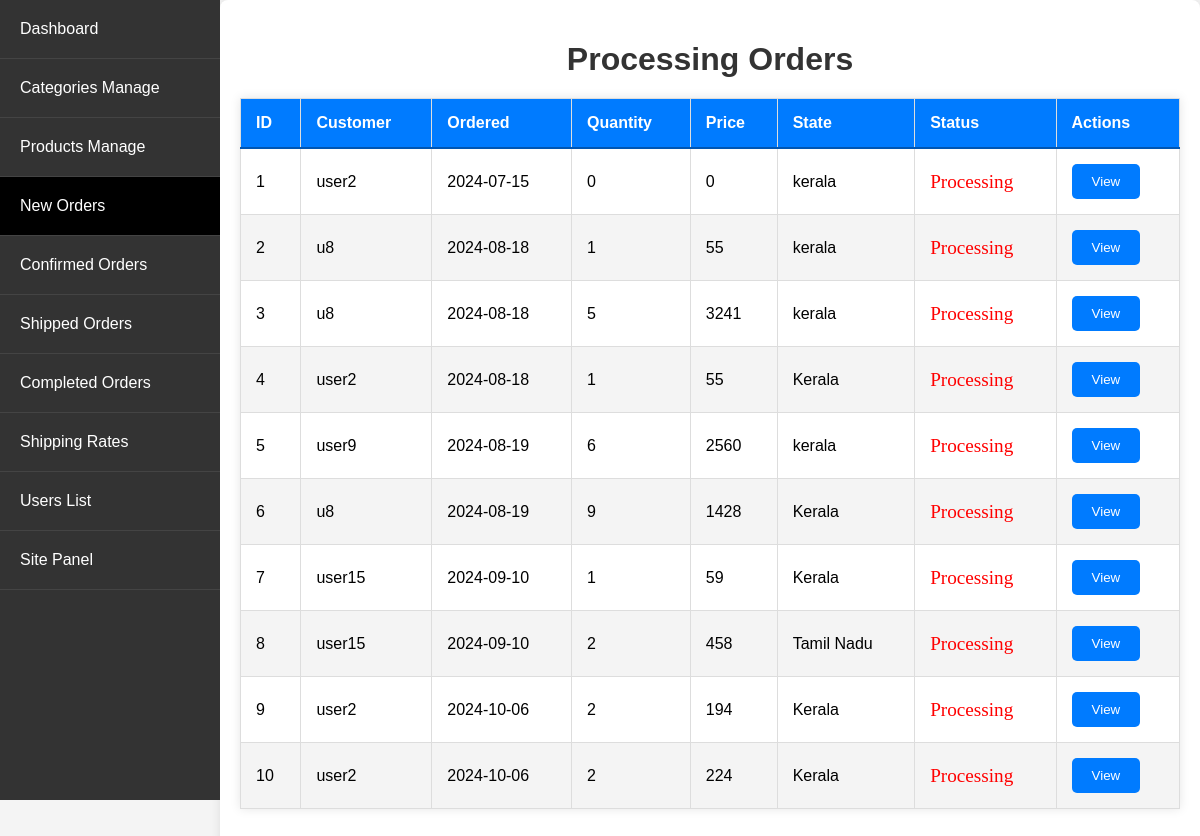
The app's page /admin_app/admin_app/orders/processing/ (signed in), older data.
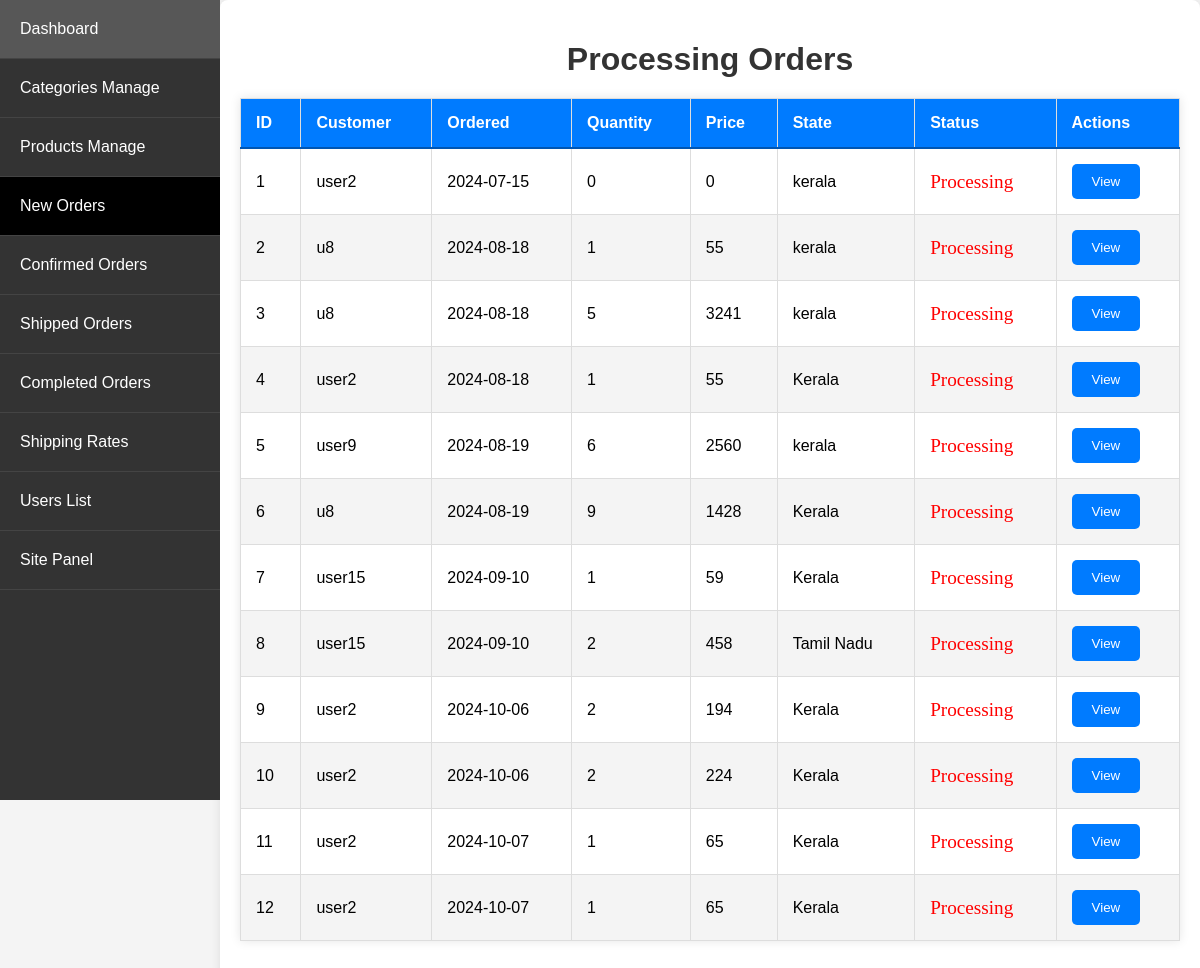
The same page, newer data.
### store/models.py (models this page shows, shortened)
class Order(models.Model):
    STATUS_CHOICES = [
        ('Processing', 'Processing'),
        ('Confirmed', 'Confirmed'),
        ('Shipped', 'Shipped'),
        ('Delivered', 'Delivered')
    ]
    customer = models.ForeignKey(Customer, on_delete=models.SET_NULL, null=True, blank=True)
    date_ordered = models.DateTimeField(auto_now_add=True)
    complete = models.BooleanField(default=False)
    razorpay_payment_id = models.CharField(max_length=100, unique=True, null=True, blank=True)
    order_id = models.CharField(max_length=100, unique=True, default=uuid.uuid4, editable=False)
    razorpay_order_id = models.CharField(max_length=100, null=True, blank=True)
    razorpay_signature = models.CharField(max_length=256, null=True, blank=True)
    status = models.CharField(max_length=20, choices=STATUS_CHOICES, default='Processing')
    processing_time = models.DateTimeField(null=True, blank=True)
    confirmed_time = models.DateTimeField(null=True, blank=True)
    shipped_time = models.DateTimeField(null=True, blank=True)
    delivered_time = models.DateTimeField(null=True, blank=True)
    @property
    def get_cart_total(self):
        orderitems = self.orderitem_set.all()
        total = sum([item.get_total for item in orderitems])
        return total
    @property
    def get_cart_items(self):
        orderitems = self.orderitem_set.all()
        total = sum([item.quantity for item in orderitems])
        return total

class Customer(models.Model):
    user = models.OneToOneField(User, on_delete=models.CASCADE)
    name = models.CharField(max_length=200, null=True)
    contact_number = models.CharField(max_length=12, unique=True, null=True)

class OrderItem(models.Model):
    product = models.ForeignKey(Product, on_delete=models.SET_NULL, null=True)
    order = models.ForeignKey(Order, on_delete=models.SET_NULL, null=True)
    quantity = models.IntegerField(default=0, null=True, blank=True)
    date_added = models.DateTimeField(auto_now_add=True)
    price_at_purchase = models.DecimalField(max_digits=7, decimal_places=0, null=True, blank=True)
    @property
    def get_total(self):
        if self.price_at_purchase is None:
            self.price_at_purchase = self.product.new_price
        return self.price_at_purchase * self.quantity

class ShippingAddress(models.Model):
    customer = models.ForeignKey(Customer, on_delete=models.SET_NULL, null=True)
    order = models.ForeignKey(Order, on_delete=models.SET_NULL, null=True)
    number = models.CharField(max_length=12, null=False, blank=False)
    whatsapp = models.CharField(max_length=12, null=False, blank=False)
    address = models.CharField(max_length=200, null=False)
    city = models.CharField(max_length=200, null=False)
    state = models.CharField(max_length=200, null=False)
    zipcode = models.CharField(max_length=200, null=False)
    date_added = models.DateTimeField(auto_now_add=True)
    Shipping_cost = models.DecimalField(max_digits=7, blank=False, decimal_places=0)

### admin_app/views.py (the view)
# urls.py: path('admin_app/orders/processing/', views.processing_orders, name='processing_orders'),
@login_required
@user_passes_test(is_admin)
def processing_orders(request):
    orders = Order.objects.filter(complete=True, status='Processing')
    return render_order_list(request, orders, 'Processing Orders', 'admin_app/order_list.html')

### admin_app/views.py (called while the page is built)
def is_admin(user):
    return user.is_superuser

def render_order_list(request, orders, title, template):
    orders_with_details = []
    for order in orders:
        shipping_address = ShippingAddress.objects.filter(order=order).first()
        total_quantity = OrderItem.objects.filter(order=order).aggregate(Sum('quantity'))['quantity__sum']
        orders_with_details.append({
            'order': order,
            'state': shipping_address.state if shipping_address else 'N/A',
            'total_quantity': total_quantity or 0
        })
    return render(request, template, {'orders_with_details': orders_with_details, 'title': title})

### store/context_processors.py (called while the page is built)
def menu_link(request): # this function don't wanna call to work, it's defined in setting to work
    links_list = Category.objects.annotate(
        num_products=Count('product', filter=Q(product__active=True, product__stock__gt=0))
    ).filter(num_products__gt=0).order_by('priority', 'name')  # Add an order_by clause here
    paginator3 = Paginator(links_list, 8)
    try:
        page = int(request.GET.get('page', '1'))
    except:
        page = 1
    try:
        links = paginator3.page(page)
    except (InvalidPage, EmptyPage):
        links = paginator3.page(paginator3.num_pages)
    return dict(links=links)

def cart_data(request):
    data = cartData(request)
    cartItems = data['cartItems']
    return {'cartItems': cartItems}

def wishlist_count(request):
    if request.user.is_authenticated:
        wishlist_count = Wishlist.objects.filter(user=request.user).count()
    else:
        cookie_data = cookieWishlist(request)
        wishlist_count = cookie_data['wishlist_count']
    return {'wishlist_count': wishlist_count}

### store/utils.py (called while the page is built)
def cartData(request):
    if request.user.is_authenticated:
        customer = request.user.customer
        order, created = Order.objects.get_or_create(customer=customer, complete=False)
        items = order.orderitem_set.all()
        cartItems = order.get_cart_items
        total_price_difference = sum((item.product.old_price - item.product.new_price if item.product.old_price else 0) * item.quantity for item in items)
    else:
        cookieData = cookieCart(request)
        cartItems = cookieData['cartItems']
        order = cookieData['order']
        items = cookieData['items']
        total_price_difference = cookieData['total_price_difference']
    return {'cartItems': cartItems, 'order': order, 'items': items, 'total_price_difference': total_price_difference}

### admin_app/templates/admin_app/order_list.html (shortened to what this page needs)
{% extends 'admin_app/base_admin.html' %}
{% block content %}
<h1>{{ title }}</h1>
<table>
    <thead>
        <tr>
            <th>ID</th>
            <th>Customer</th>
            <th>Ordered</th>
            <th>Quantity</th>
            <th>Price</th>
            <th>State</th>
            <th>Status</th>
            <th>Actions</th>
        </tr>
    </thead>
    <tbody>
        {% for order_detail in orders_with_details %}
        <tr>
            <td>{{ forloop.counter }}</td>
            <td>{{ order_detail.order.customer.name }}</td>
            <td>{{ order_detail.order.date_ordered|date:"Y-m-d" }}</td>
            <td>{{ order_detail.total_quantity }}</td>
            <td>{{ order_detail.order.get_cart_total }}</td>
            <td>{{ order_detail.state }}</td>
            <td class="{% if order_detail.order.status == 'Processing' %}
                            status-processing
                        {% elif order_detail.order.status == 'Confirmed' %}
                            status-confirmed
                        {% elif order_detail.order.status == 'Shipped' %}
                            status-shipped
                        {% elif order_detail.order.status == 'Delivered' %}
                            status-delivered
                        {% endif %} status">
                {{ order_detail.order.status }}
            </td>
            <td>
                <a href="{% url 'admin_app:order_view' order_detail.order.pk %}">
                    <button type="button" class="btn btn-primary">View</button>
                </a>
            </td>
        </tr>
        {% endfor %}
    </tbody>
</table>
{% endblock %}

### admin_app/templates/admin_app/base_admin.html (shortened to what this page needs)
{% load static %}
<!DOCTYPE html>
<html lang="en">
<head>
    <link rel="stylesheet" href="{% static 'CSS/admin_dashboard.css' %}">
</head>
<body>
    <div class="wrapper">
        <ul class="sidebar">
            <li style="padding: 0px;" class="{% if request.resolver_match.url_name == 'dashboard' %}active{% endif %}">
                <a style="padding: 20px;" href="{% url 'admin_app:dashboard' %}">Dashboard</a>
            </li>
            <li style="padding: 0px;" class="{% if request.resolver_match.url_name == 'category_list' %}active{% endif %}">
                <a style="padding: 20px;" href="{% url 'admin_app:category_list' %}">Categories Manage</a>
            </li>
            <li style="padding: 0px;" class="{% if request.resolver_match.url_name == 'product_list' %}active{% endif %}">
                <a style="padding: 20px;" href="{% url 'admin_app:product_list' %}">Products Manage</a>
            </li>
            <li style="padding: 0px;" class="{% if request.resolver_match.url_name == 'processing_orders' %}active{% endif %}">
                <a style="padding: 20px;" href="{% url 'admin_app:processing_orders' %}">New Orders</a>
            </li>
            <li style="padding: 0px;" class="{% if request.resolver_match.url_name == 'confirmed_orders' %}active{% endif %}">
                <a style="padding: 20px;" href="{% url 'admin_app:confirmed_orders' %}">Confirmed Orders</a>
            </li>
            <li style="padding: 0px;" class="{% if request.resolver_match.url_name == 'shipped_orders' %}active{% endif %}">
                <a style="padding: 20px;" href="{% url 'admin_app:shipped_orders' %}">Shipped Orders</a>
            </li>
            <li style="padding: 0px;" class="{% if request.resolver_match.url_name == 'completed_orders' %}active{% endif %}">
                <a style="padding: 20px;" href="{% url 'admin_app:completed_orders' %}">Completed Orders</a>
            </li>
            <li style="padding: 0px;" class="{% if request.resolver_match.url_name == 'shipping_rate_list' %}active{% endif %}">
                <a style="padding: 20px;" href="{% url 'admin_app:shipping_rate_list' %}">Shipping Rates</a>
            </li>
            <li style="padding: 0px;" class="{% if request.resolver_match.url_name == 'users_list' %}active{% endif %}">
                <a style="padding: 20px;" href="{% url 'admin_app:users_list' %}">Users List</a>
            </li>
            <li style="padding: 0px;">
                <a style="padding: 20px;" href="{% url 'store_app:allProdCat' %}">Site Panel</a>
            </li>
        </ul>
        <div class="container">
            {% block content %}
            {% endblock %}
        </div>
    </div>
</body>
</html>

### static/CSS/admin_dashboard.css (style rules this page uses)
body { font-family: Arial, sans-serif; background-color: #f4f4f4; margin: 0; padding: 0; }
.wrapper { display: flex; }
.sidebar { width: 220px; background-color: #333; padding: 0; margin: 0; list-style: none; height: 100vh; position: fixed; top: 0; left: 0; overflow-y: auto; }
.sidebar li { border-bottom: 1px solid #444; }
.sidebar a { display: block; color: white; text-decoration: none; padding: 15px 20px; transition: background 0.3s; }
.container { margin-left: 220px; padding: 20px; width: calc(100% - 220px); box-sizing: border-box; background: #fff; box-shadow: 0 0 10px rgba(0, 0, 0, 0.1); border-radius: 8px; }
h1 { text-align: center; color: #333; margin-bottom: 20px; }
table { width: 100%; border-collapse: collapse; margin-bottom: 20px; box-shadow: 0 0 10px rgba(0, 0, 0, 0.1); }
thead { background: #007bff; color: #fff; }
thead th { padding: 15px; text-align: left; border-bottom: 2px solid #0056b3; }
tbody tr:nth-child(even) { background: #f4f4f4; }
td, th { padding: 15px; border: 1px solid #ddd; }
td a { color: #007bff; text-decoration: none; transition: color 0.3s; }
button { display: inline-block; padding: 10px 20px; border: none; border-radius: 5px; cursor: pointer; transition: background 0.3s; }
.btn-primary { color:#fff;background-color:#007bff;border-color:#007bff }

### admin_app/templates/admin_app/base_admin.html (style rules this page uses)
.sidebar li.active { background-color: black; }
.sidebar li.active a { color: white; }

### admin_app/templates/admin_app/order_list.html (style rules this page uses)
.status-processing { color: red; }
.status { font-size: 1.2em; font-family: cursive; }

Row changes from the older to the newer data that the page shows:
now on this page (row edited): Order: order.customer.name "user2", order.date_ordered "2024-10-07", total_quantity "1", order.get_cart_total "65", state "Kerala", order.status "Processing"
added Order: order.customer.name "user2", order.date_ordered "2024-10-07", total_quantity "1", order.get_cart_total "65", state "Kerala", order.status "Processing"
